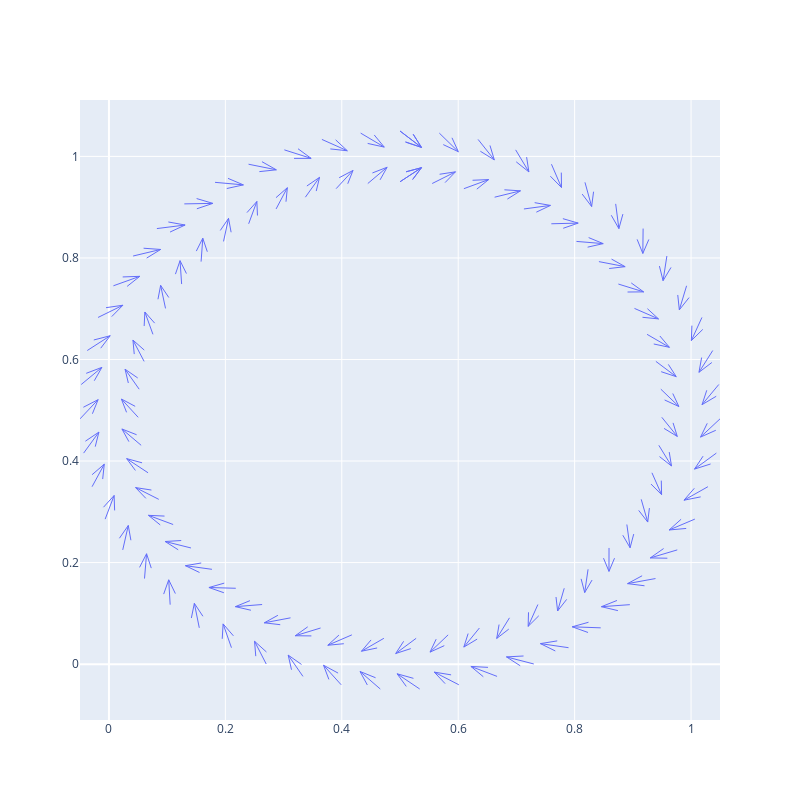

Here is the notebook cell this chart was saved with:
### Code cell
'''
data_input, data_target

'''
########################
x= z_input[:,0]
y= z_input[:,1]
uv = z_target-z_input
u=uv[:,0]
v=uv[:,1]

fqTarget = ff.create_quiver(x, y, u, v,
        scale=.6,
        arrow_scale=.6,
        name='in to target',
        line=dict(width=1)                                
      ).data[0]

go.Figure(data=[fqTarget],layout=layout)

### Figure 1 — Plotly figure (JSON) as saved in the notebook; plotly's stock layout.template omitted (floating-point values rounded to 4 significant figures; data arrays with more than 128 entries replaced by an {"elided": "..."} marker saying what was removed)
{"data": [{"line": {"width": 1}, "mode": "lines", "name": "in to target", "type": "scatter", "x": {"elided": "728 float values"}, "y": {"elided": "728 float values"}}], "layout": {"height": 800, "hovermode": "closest", "showlegend": false, "width": 800}}
